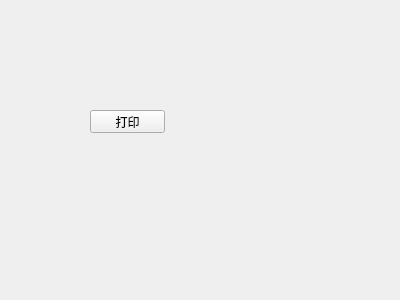
<?xml version="1.0" encoding="UTF-8"?>
<ui version="4.0">
 <class>Widget</class>
 <widget class="QWidget" name="Widget">
  <property name="geometry">
   <rect>
    <x>0</x>
    <y>0</y>
    <width>400</width>
    <height>300</height>
   </rect>
  </property>
  <property name="windowTitle">
   <string>Widget</string>
  </property>
  <widget class="QPushButton" name="pushButton">
   <property name="geometry">
    <rect>
     <x>90</x>
     <y>110</y>
     <width>75</width>
     <height>23</height>
    </rect>
   </property>
   <property name="text">
    <string>打印</string>
   </property>
  </widget>
 </widget>
 <layoutdefault spacing="6" margin="11"/>
 <resources/>
 <connections/>
</ui>
